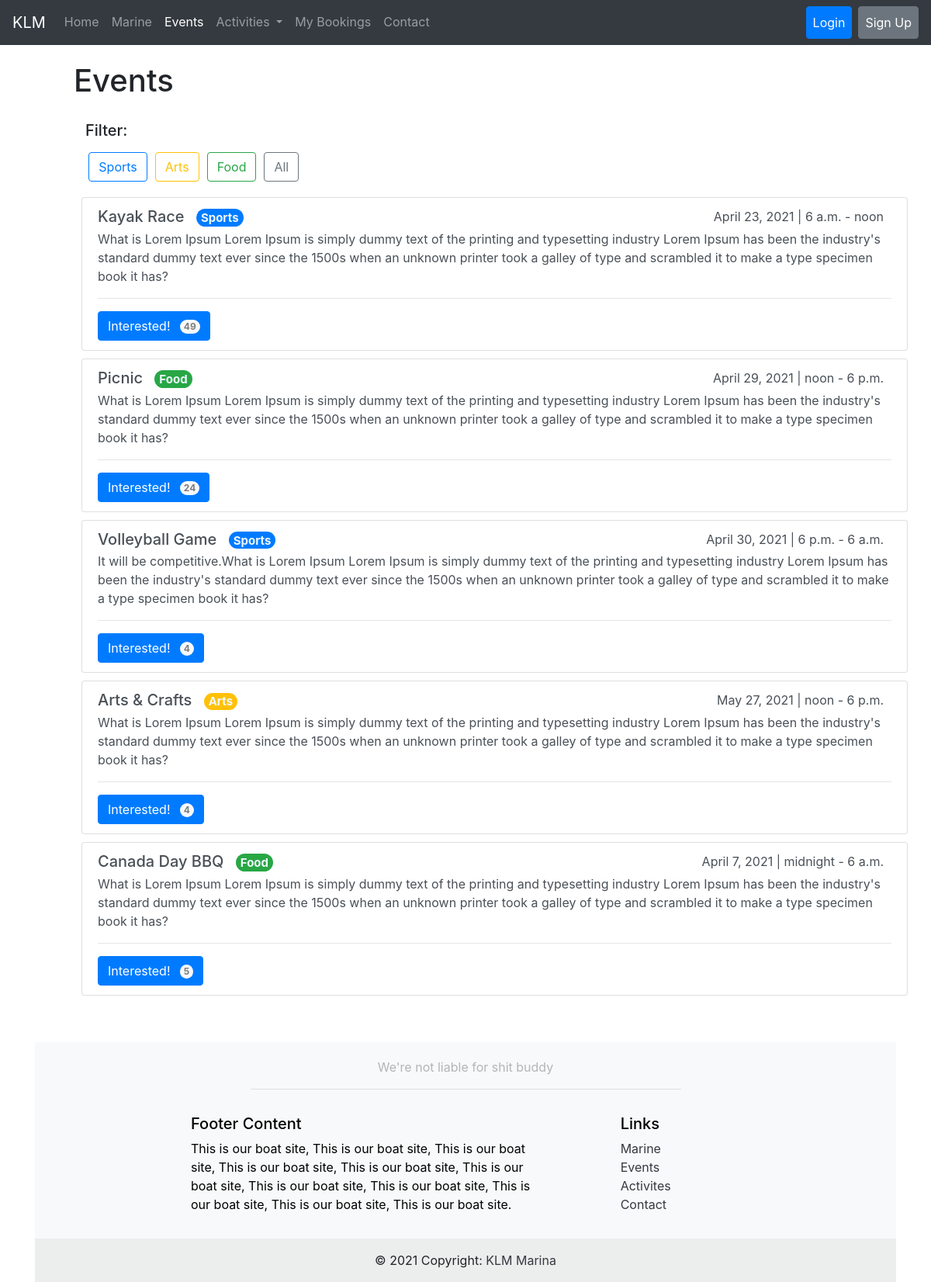
Screenshot of /events/ with the database file from the repository.
### boats/models.py (models this page shows)
class Event(models.Model):
	name = models.CharField(max_length=120)
	description = models.TextField()
	date = models.DateField()
	startTime = models.TimeField()
	endTime = models.TimeField()
	Interested = models.IntegerField(default=0)
	SPORTS = "Sports"
	ARTS = "Arts"
	FOOD = "Food"
	NA = 'NA'
	category_choices = [
		(SPORTS, 'Sports'),
		(ARTS, 'Arts'),
		(FOOD, 'Food'),
		(NA, 'NA')
	]
	category = models.CharField(choices=category_choices, max_length=10, default=NA)

### boats/views.py (the view)
# urls.py: path('events/', views.events_view, name='events'),
def events_view(request):
	events = Event.objects.all()
	context = {
		'events': events
	}
	return render(request, 'boats/events.html', context)

### boats/templates/boats/events.html (shortened to what this page needs)
{% extends 'boats/base.html' %}
{% load static %}
{% block main_content %}
<div class='container top-container pt-4'>
	<div class='row' style='padding-left: 50px;'>
		<div class='col-12'>
			<h1>Events</h1>
		</div>
        <h5 style='margin-top: 20px; margin-left: 30px;'>Filter:</h5>
        <a href="{% url 'events_filter' event_id='Sports' %}" style='margin-left: -50px; margin-top: 60px; position: relative;' type="button" class="btn btn-outline-primary">Sports</a>
        <a href="{% url 'events_filter' event_id='Arts' %}" style='margin-left: 10px; margin-top: 60px; position: relative;' type="button" class="btn btn-outline-warning">Arts</a>
        <a href="{% url 'events_filter' event_id='Food' %}" style='margin-left: 10px; margin-top: 60px; position: relative;' type="button" class="btn btn-outline-success">Food</a>
        <a href="{% url 'events_filter' event_id='NA' %}" style='margin-left: 10px; margin-top: 60px; position: relative;' type="button" class="btn btn-outline-secondary">All</a>
	</div>
    <div class='row' style="margin-top: 20px; margin-left: 60px;">
        {% for event in events %}
        <div class="list-group" style='margin-bottom: 10px;'>
            <div class="list-group-item list-group-item-action" aria-current="true">
                <div class="d-flex w-100 justify-content-between">
                <h5 class="mb-1">
                    {{ event.name }}
                    {% if  event.category == 'Sports' %}
                    <span class="badge rounded-pill bg-primary" style="margin-left: 10px; color: aliceblue;">
                        {{ event.category }}
                    </span>
                    {% elif event.category == 'Arts'%}
                    <span class="badge rounded-pill bg-warning" style="margin-left: 10px; color: aliceblue;">
                        {{ event.category }}
                    </span>
                    {% else %}
                    <span class="badge rounded-pill bg-success" style="margin-left: 10px; color: aliceblue;">
                        {{ event.category }}
                    </span>
                    {% endif %}
                </h5>
                <div>
                    <div style="margin-right: 10px;">{{ event.date }} | {{ event.startTime }} - {{ event.endTime }}</div>
                </div>
                </div>
                <p class="mb-1">{{ event.description }}</p>
                <hr>
                <a href="..." type="submit" class="btn btn-primary">
                    Interested!
                    <span style="margin-left: 8px; color: rgb(126, 124, 124);" class="badge rounded-pill bg-light">{{ event.Interested }}</span>
                </a>
            </div>
        </div>
        {% endfor %}
    </div>
{% endblock %}

### boats/static/boats/css/main.css (style rules this page uses)
html, body { height: 100%; width: 100%; }
.top-container { margin-top: 56px; }

### rows the page displays
Event: name "Kayak Race", category "Sports", date "April 23, 2021", startTime "6 a.m.", endTime "noon", description "What is Lorem Ipsum Lorem Ipsum is simply dummy text of the printing and typesetting industry Lorem Ipsum has been the industry's standard dummy text ever since the 1500s when an unknown printer took a galley of type and scrambled it to make a type specimen book it has?", Interested "49"
Event: name "Picnic", category "Food", date "April 29, 2021", startTime "noon", endTime "6 p.m.", description "What is Lorem Ipsum Lorem Ipsum is simply dummy text of the printing and typesetting industry Lorem Ipsum has been the industry's standard dummy text ever since the 1500s when an unknown printer took a galley of type and scrambled it to make a type specimen book it has?", Interested "24"
Event: name "Volleyball Game", category "Sports", date "April 30, 2021", startTime "6 p.m.", endTime "6 a.m.", description "It will be competitive.What is Lorem Ipsum Lorem Ipsum is simply dummy text of the printing and typesetting industry Lorem Ipsum has been the industry's standard dummy text ever since the 1500s when an unknown printer took a galley of type and scrambled it to make a type specimen book it has?", Interested "4"
Event: name "Arts & Crafts", category "Arts", date "May 27, 2021", startTime "noon", endTime "6 p.m.", description "What is Lorem Ipsum Lorem Ipsum is simply dummy text of the printing and typesetting industry Lorem Ipsum has been the industry's standard dummy text ever since the 1500s when an unknown printer took a galley of type and scrambled it to make a type specimen book it has?", Interested "4"
Event: name "Canada Day BBQ", category "Food", date "April 7, 2021", startTime "midnight", endTime "6 a.m.", description "What is Lorem Ipsum Lorem Ipsum is simply dummy text of the printing and typesetting industry Lorem Ipsum has been the industry's standard dummy text ever since the 1500s when an unknown printer took a galley of type and scrambled it to make a type specimen book it has?", Interested "5"
